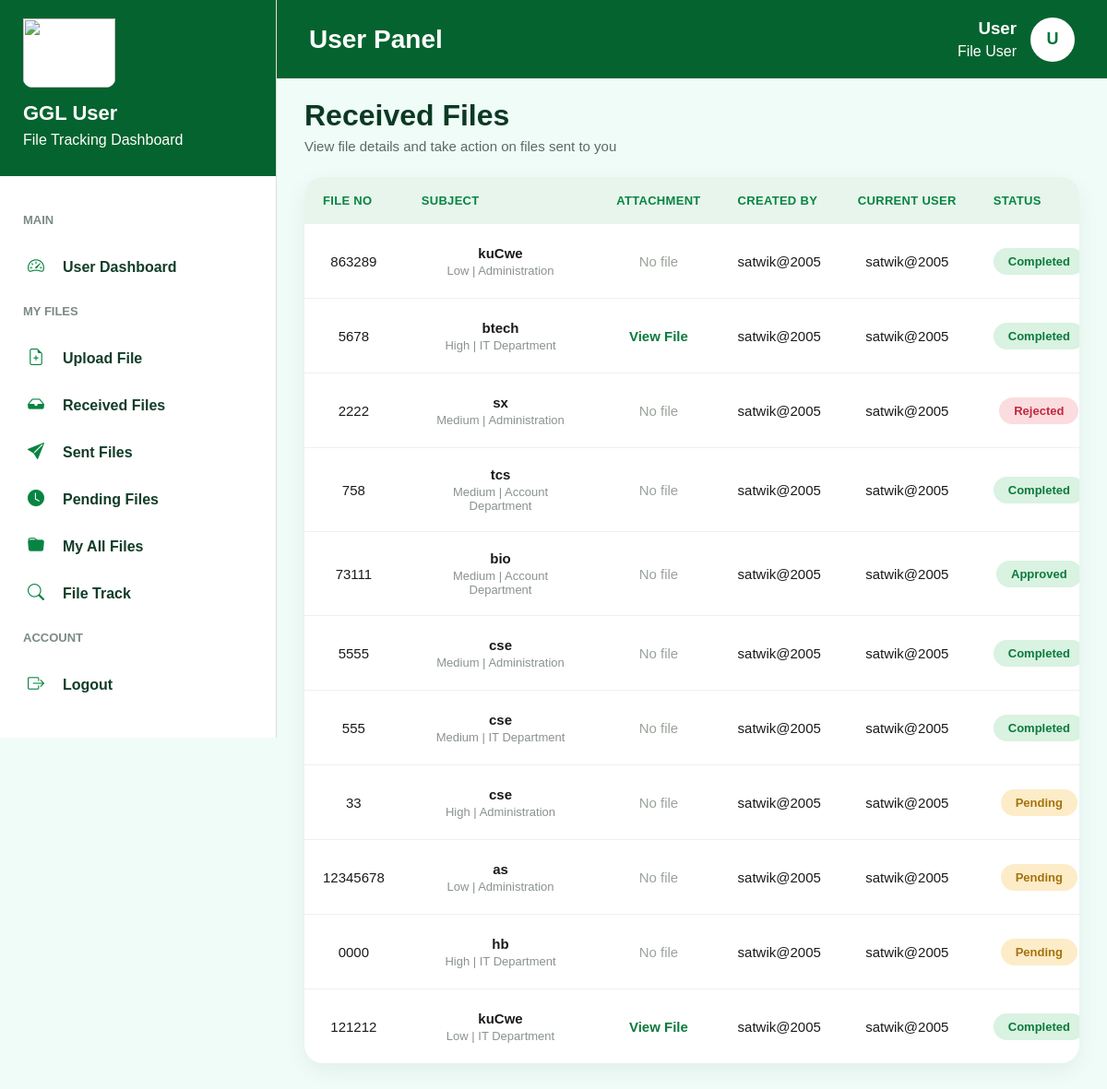
The page /receivedfiles/ (signed in) on the database as committed earlier.
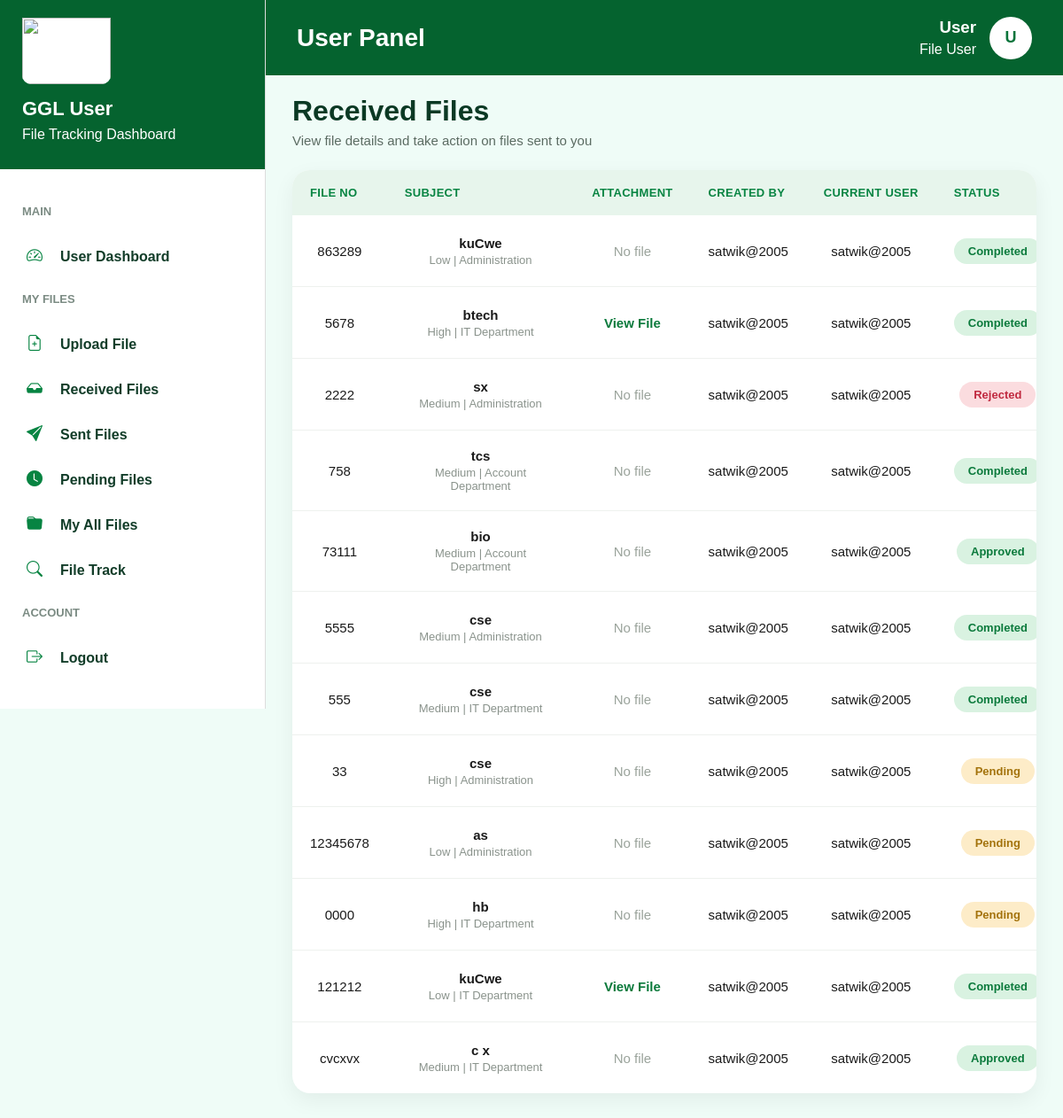
The same page on the database as committed later.
### myapp/models.py (models this page shows, shortened)
class Fileupload(models.Model):
    file_no = models.CharField(max_length=100, unique=True)
    subject = models.CharField(max_length=255)
    priority = models.CharField(max_length=50)
    create_user = models.CharField(max_length=100, null=True, blank=True)
    departments = models.CharField(max_length=100, null=True, blank=True)
    current_user = models.CharField(max_length=100, null=True, blank=True)
    file = models.FileField(upload_to='uploads/', null=True, blank=True)
    description = models.TextField(null=True, blank=True)
    remarks = models.TextField(null=True, blank=True)
    status = models.CharField(max_length=20, default='Pending')
    created_at = models.DateTimeField(auto_now_add=True)

### myapp/views.py (the view)
# urls.py: path('receivedfiles/', views.receivedfiles, name='receivedfiles'),
@cache_control(no_cache=True, must_revalidate=True, no_store=True)
def receivedfiles(request):
    if 'user_id' not in request.session:
        return redirect('userlogin')
    username = request.session.get('username')
    filedata = Fileupload.objects.filter(current_user=username)
    return render(
        request,
        'user/receivedfiles.htm',
        {
            'filedata': filedata
        }
    )

### myapp/templates/user/receivedfiles.htm (shortened to what this page needs)
{% extends 'user/userlayout.htm' %}
{% block user %}
<div class="page-header">
    <div>
        <h1>Received Files</h1>
        <p>View file details and take action on files sent to you</p>
    </div>
</div>
<div class="file-list-container">
    <div class="file-card">
        <div class="file-table-wrapper">
            <table class="file-table">
                <thead>
                    <tr>
                        <th>File No</th>
                        <th>Subject</th>
                        <th>Attachment</th>
                        <th>Created By</th>
                        <th>Current User</th>
                        <th>Status</th>
                    </tr>
                </thead>
                <tbody>
                    {% for data in filedata %}
                    <tr>
                        <td>
                            {{ data.file_no }}
                        </td>
                        <td class="subject-cell">
                            <div class="sub-main">
                                {{ data.subject }}
                            </div>
                            <div class="sub-meta">
                                {{ data.priority }} | {{ data.departments }}
                            </div>
                        </td>
                        <td>
                            {% if data.file %}
                            <a href="{{ data.file.url }}" target="_blank" class="view-file-link">
                                View File
                            </a>
                            {% else %}
                            <span class="no-file">
                                No file
                            </span>
                            {% endif %}
                        </td>
                        <td>
                            {{ data.create_user }}
                        </td>
                        <td>
                            {{ data.current_user }}
                        </td>
                        <td>
                            {% if data.status == 'Pending' %}
                            <span class="status-badge status-pending">
                                Pending
                            </span>
                            {% elif data.status == 'Approved' %}
                            <span class="status-badge status-approved">
                                Approved
                            </span>
                            {% elif data.status == 'Completed' %}
                            <span class="status-badge status-completed">
                                Completed
                            </span>
                            {% elif data.status == 'Rejected' %}
                            <span class="status-badge status-rejected">
                                Rejected
                            </span>
                            {% else %}
                            <span class="status-badge status-pending">
                                {{ data.status }}
                            </span>
                            {% endif %}
                        </td>
                    </tr>
                    {% empty %}
                    <tr>
                        <td colspan="8" class="empty-row">
                            No Files Found
                        </td>
                    </tr>
                    {% endfor %}
                </tbody>
            </table>
        </div>
    </div>
</div>
{% endblock %}

### myapp/templates/user/userlayout.htm (shortened to what this page needs)
{% load static %}
<!DOCTYPE html>
<html lang="en">
<head>
    <link href="https://cdn.jsdelivr.net/npm/bootstrap-icons@1.11.3/font/bootstrap-icons.min.css" rel="stylesheet">
</head>
<body>
    <div class="wrapper">
        <div class="sidebar">
            <div class="sidebar-header">
                <img src="https://gglengage.com/images/ggllogo.png" class="logo">
                <h2>GGL User</h2>
                <p>File Tracking Dashboard</p>
            </div>
            <div class="menu">
                <div class="menu-title">MAIN</div>
                <a href="{% url 'userdashboard' %}">
                    <i class="bi bi-speedometer2"></i>
                    User Dashboard
                </a>
                <div class="menu-title">MY FILES</div>
                <a href="{% url 'user_create_file' %}">
                    <i class="bi bi-file-earmark-plus"></i>
                    Upload File
                </a>
                <a href="{% url 'receivedfiles' %}">
                    <i class="bi bi-inbox-fill"></i>
                    Received Files
                </a>
                <a href="{% url 'sentfiles' %}">
                    <i class="bi bi-send-fill"></i>
                    Sent Files
                </a>
                <a href="{% url 'pendingfiles' %}">
                    <i class="bi bi-clock-fill"></i>
                    Pending Files
                </a>
                <a href="{% url 'usershowfile' %}">
                    <i class="bi bi-folder-fill"></i>
                    My All Files
                </a>
                <a href="{% url 'userfiletrack' %}">
                    <i class="bi bi-search"></i>
                    File Track
                </a>
                <div class="menu-title">ACCOUNT</div>
                <a href="{% url 'userlogout' %}">
                    <i class="bi bi-box-arrow-right"></i>
                    Logout
                </a>
            </div>
        </div>
        <div class="main">
            <div class="navbar">
                <h1>User Panel</h1>
                <div class="user-info">
                    <div>
                        <h3>User</h3>
                        <p>File User</p>
                    </div>
                    <div class="user-avatar">
                        U
                    </div>
                </div>
            </div>
            <div class="content">
                {% block user %}
                {% endblock %}
            </div>
        </div>
    </div>
</body>
</html>

### myapp/templates/user/userlayout.htm (style rules this page uses)
* { margin: 0; padding: 0; box-sizing: border-box; }
body { font-family: Arial, sans-serif; background: #effcf7; color: #0b3924; }
.wrapper { display: flex; min-height: 100vh; }
.sidebar { width: 300px; background: white; height: 100vh; position: fixed; left: 0; top: 0; overflow-y: auto; border-right: 1px solid #ddd; }
.sidebar-header { background: #05632f; color: white; padding: 20px 25px 30px; }
.logo { width: 100px; height: 75px; background: white; border-radius: 0 0 10px 10px; margin-bottom: 15px; object-fit: contain; }
.sidebar-header h2 { font-size: 22px; margin-bottom: 7px; }
.sidebar-header p { font-size: 16px; }
.menu { padding: 25px; }
.menu-title { font-size: 13px; color: #7b8b83; font-weight: bold; margin: 15px 0 18px; }
.menu a { display: flex; align-items: center; gap: 18px; text-decoration: none; color: #123d29; font-weight: bold; padding: 15px 5px; font-size: 16px; }
.menu a i { color: #078442; font-size: 18px; width: 20px; }
.main { margin-left: 300px; width: calc(100% - 300px); }
.navbar { height: 85px; background: #05632f; color: white; display: flex; align-items: center; justify-content: space-between; padding: 0 35px; }
.navbar h1 { font-size: 28px; }
.user-info { display: flex; align-items: center; gap: 15px; text-align: right; }
.user-info h3 { margin-bottom: 5px; }
.user-avatar { width: 48px; height: 48px; border-radius: 50%; background: white; color: #08743b; display: flex; justify-content: center; align-items: center; font-weight: bold; font-size: 18px; }
.content { padding: 22px 30px 35px; }
table { width: 100%; border-collapse: collapse; }
th { background: #e5f4ec; color: #08733b; padding: 18px; font-size: 13px; text-align: left; }
td { padding: 20px; text-align: center; border-bottom: 1px solid #ddd; color: #111; }

### myapp/templates/user/receivedfiles.htm (style rules this page uses)
.page-header { display: flex; align-items: flex-start; justify-content: space-between; margin-bottom: 25px; flex-wrap: wrap; gap: 15px; }
.page-header h1 { font-size: 32px; font-weight: 800; color: #0b3924; margin-bottom: 6px; }
.page-header p { color: #5b6b62; font-size: 15px; margin: 0; }
.file-list-container { width: 100%; }
.file-card { background: #ffffff; border-radius: 20px; box-shadow: 0 8px 25px rgba(0, 0, 0, 0.06); overflow: hidden; }
.file-table-wrapper { width: 100%; overflow-x: auto; }
.file-table { width: 100%; min-width: 1100px; border-collapse: collapse; }
.file-table thead th { background: #e7f5ec; color: #078442; font-size: 13px; font-weight: 700; letter-spacing: 0.3px; text-transform: uppercase; padding: 18px 20px; text-align: left; white-space: nowrap; border: none; }
.file-table tbody td { padding: 20px; font-size: 15px; color: #1a1a1a; border-bottom: 1px solid #eef1ee; vertical-align: middle; }
.file-table tbody tr:last-child td { border-bottom: none; }
.subject-cell .sub-main { font-weight: 600; color: #1a1a1a; margin-bottom: 3px; }
.subject-cell .sub-meta { font-size: 13px; color: #8a938c; }
.no-file { color: #9aa39b; }
.view-file-link { color: #0b7a3c; font-weight: 600; text-decoration: none; }
.status-badge { display: inline-block; padding: 7px 16px; border-radius: 999px; font-size: 13px; font-weight: 700; }
.status-pending { background: #fdecc8; color: #a3720b; }
.status-approved, .status-completed { background: #d9f2e1; color: #0b7a3c; }
.status-rejected { background: #fbdcdf; color: #c0293f; }

Rows that differ between the two databases and show on the page:
added Fileupload: file_no "cvcxvx", subject "c x", priority "Medium", departments "IT Department", file "No file", create_user "satwik@2005", current_user "satwik@2005", status "Approved"
